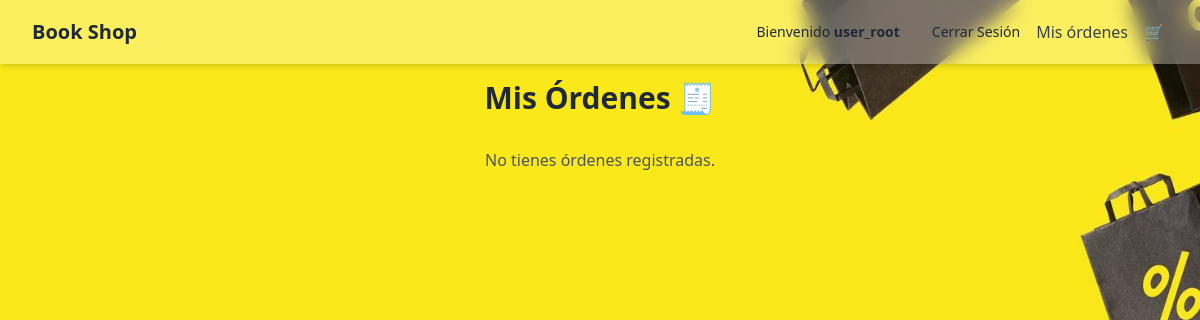
The app's page /store/my-orders/ (signed in), older data.
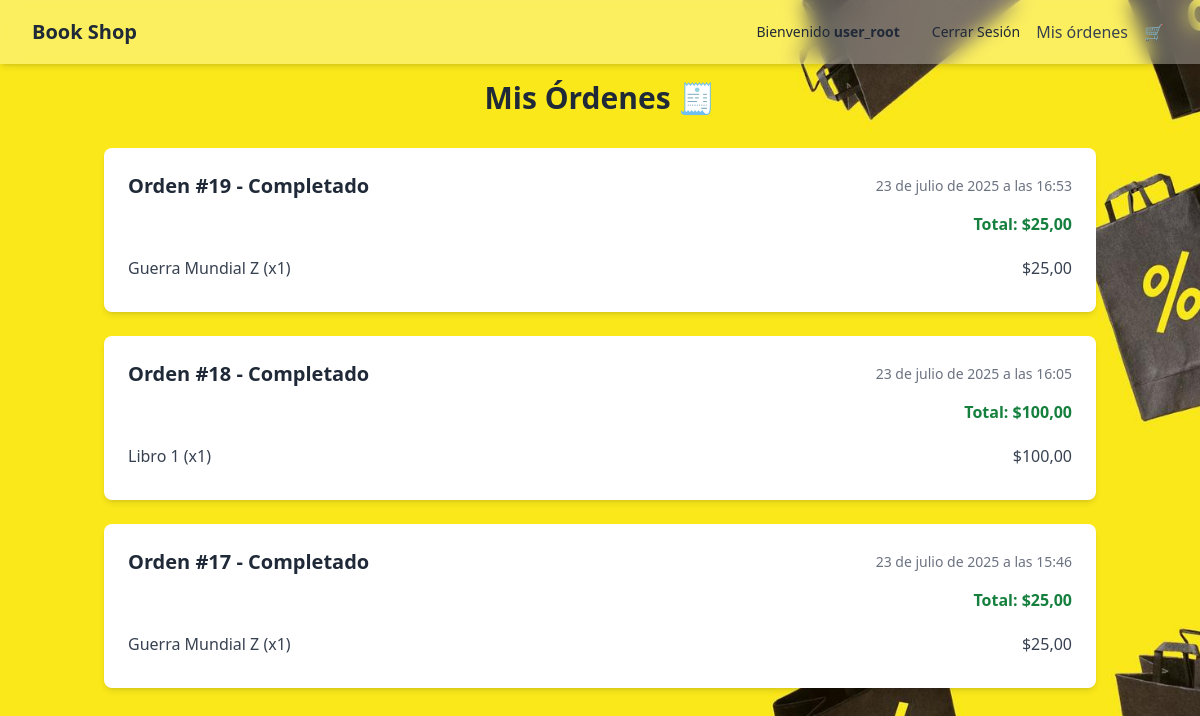
The same page, newer data.
### store/models.py (models this page shows, shortened)
class Order(models.Model):
    user = models.ForeignKey(User, on_delete=models.SET_NULL, null=True, blank=True)  # Usuario que realiza la orden (puede quedar nulo si no está autenticado)
    created_at = models.DateTimeField(auto_now_add=True)  # Fecha de creación de la orden (automáticamente)
    status = models.CharField(max_length=10, choices=ORDER_STATUS, default='pending')  # Estado actual de la orden
    total = models.DecimalField(max_digits=10, decimal_places=2, default=0)  # Monto total de la orden

class OrderItem(models.Model):
    order = models.ForeignKey(Order, related_name='items', on_delete=models.CASCADE)  # Relación con la orden principal
    product = models.ForeignKey(Product, on_delete=models.CASCADE)  # Producto relacionado (desde productos app)
    quantity = models.PositiveIntegerField(default=1)  # Cantidad de ese producto comprado
    price = models.DecimalField(max_digits=10, decimal_places=2)  # Precio del producto en ese momento

### productos/models.py (models this page shows, shortened)
class Product(models.Model):
    PRODUCT_TYPES = [
        ('physical', 'Libro Físico'),
        ('ebook', 'Libro Digital'),
    ]
    name = models.CharField(max_length=200, verbose_name="Nombre")
    description = models.TextField(verbose_name="Descripción")
    price = models.DecimalField(max_digits=10, decimal_places=2, verbose_name="Precio")
    product_type = models.CharField(
        max_length=10,
        choices=PRODUCT_TYPES,
        default='physical',
        verbose_name="Tipo de producto"
    )
    category = models.ForeignKey(Category, on_delete=models.CASCADE, verbose_name="Categoría")
    stock = models.PositiveIntegerField(default=0, verbose_name="Stock")
    image = models.ImageField(upload_to='products/', blank=True, null=True, verbose_name="Imagen")
    image_url = models.URLField(blank=True, null=True)
    author = models.CharField(max_length=100, verbose_name="Autor")
    isbn = models.CharField(max_length=13,unique=True,validators=[RegexValidator(regex='^\d{13}$', message='El ISBN debe tener exactamente 13 dígitos.')],verbose_name="ISBN")
    publication_date = models.DateField(verbose_name="Fecha de publicación")
    created_at = models.DateTimeField(auto_now_add=True, verbose_name="Fecha de creación")
    updated_at = models.DateTimeField(auto_now=True, verbose_name="Fecha de actualización")
    class Meta:
        verbose_name = "Producto"
        verbose_name_plural = "Productos"

### store/views.py (the view)
# urls.py: path('my-orders/', views.my_orders, name='my_orders'),
@login_required  # Solo usuarios logueados pueden ver sus órdenes
def my_orders(request):
    orders = Order.objects.filter(user=request.user).order_by('-created_at')  # Obtiene las órdenes más recientes del usuario
    return render(request, 'store/my_orders.html', {'orders': orders})  # Renderiza el historial en una plantilla

### store/templates/store/my_orders.html (shortened to what this page needs)
{% extends "base.html" %}
{% block body_attributes %}
  class="bg-gray-100 font-sans"
{% endblock %}
{% block content %}
    <div class="max-w-5xl mx-auto px-4 py-20">
        <h1 class="text-3xl font-bold text-center text-gray-800 mb-8">Mis Órdenes 🧾</h1>
        {% if orders %}
            {% for order in orders %}
                <div class="bg-white shadow-md rounded-lg mb-6 p-6">
                    <div class="flex justify-between items-center mb-3">
                        <h3 class="text-xl font-semibold text-gray-800">
                            Orden #{{ order.id }} - {{ order.get_status_display }}
                        </h3>
                        <span class="text-sm text-gray-500">{{ order.created_at }}</span>
                    </div>
                    <p class="text-right font-bold text-green-700 mb-3">Total: ${{ order.total }}</p>
                    <ul class="divide-y divide-gray-200">
                        {% for item in order.items.all %}
                        <li class="py-2 flex justify-between text-gray-700">
                            <span>{{ item.product.name }} (x{{ item.quantity }})</span>
                            <span>${{ item.price }}</span>
                        </li>
                        {% endfor %}
                    </ul>
                </div>
            {% endfor %}
        {% else %}
            <p class="text-center text-gray-600">No tienes órdenes registradas.</p>
        {% endif %}
    </div>
{%endblock%}

### templates/base.html (shortened to what this page needs)
{% load static %}
{% load i18n %}
<!DOCTYPE html>
<html lang="es">
<head>
  <script src="https://cdn.tailwindcss.com"></script>
</head>
<body {% block body_attributes %}class="bg-gray-50 p-10" data-authenticated="{{ user.is_authenticated }}"{% endblock %}>
    <header class="fixed top-0 left-0 w-full z-50 bg-blur text-gray-800 shadow-md">
        <div class="max-w-7xl mx-auto px-4 sm:px-6 lg:px-8">
            <div class="flex justify-between items-center h-16">
            <div class="flex items-center space-x-6">
                <a href="/productos/" class="text-xl font-bold hover:text-indigo-300 transition">
                Book Shop
                </a>
            </div>
            <div class="flex items-center space-x-4">
                {% if user.is_authenticated %}
                <span class="hidden sm:inline text-sm">{% trans "Bienvenido" %} <strong>{{ user.username }}</strong></span>
                <a href="{% url 'account_logout' %}" class="text-sm hover:text-red-400 transition">
                    {% trans "Cerrar Sesión" %}
                </a>
                {% endif %}
                <a href="/store/my-orders/" class="text-gray-700 hover:text-blue-600 font-medium">Mis órdenes</a>
                <a href="/store/cart/" title="Ver carrito" class="relative text-gray-700 hover:text-blue-600 font-medium">
                    🛒
                </a>
            </div>
            </div>
        </div>
</header>
{% block content %} {% endblock %}
</body>

Row changes from the older to the newer data that the page shows:
added Order: id "19", status "Completado", created_at "23 de julio de 2025 a las 16:53", total "25,00"
added OrderItem: product.name "Guerra Mundial Z", quantity "1", price "25,00", shown under "19"
added Order: id "18", status "Completado", created_at "23 de julio de 2025 a las 16:05", total "100,00"
added OrderItem: product.name "Libro 1", quantity "1", price "100,00", shown under "18"
added Order: id "17", status "Completado", created_at "23 de julio de 2025 a las 15:46", total "25,00"
added OrderItem: product.name "Guerra Mundial Z", quantity "1", price "25,00", shown under "17"
Text that changed along with them:
text no longer shown: "No tienes órdenes registradas."
